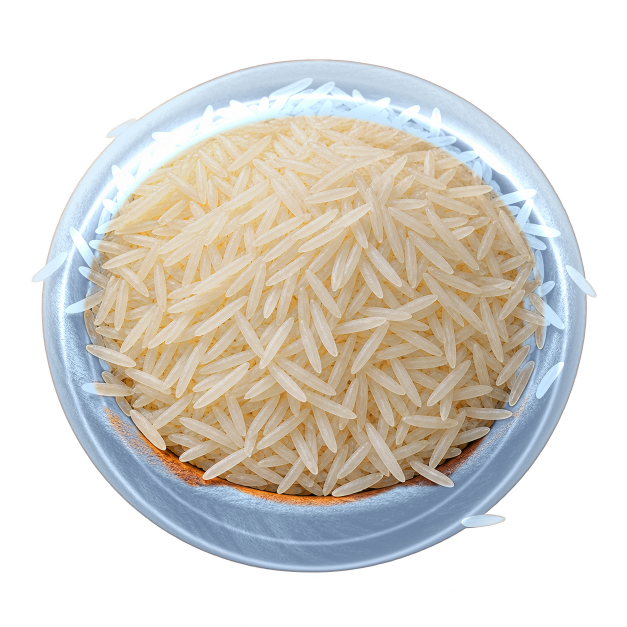
#> input picture scratch/rice_glass.png, 1254 x 1254 px, found by its file name (shown at 1/2 size)
$ python verify_all.py
#> lines starting #> are read from the running program, lines starting #| are printed output that depends on the picture
import numpy as np
from PIL import Image

files = [
    ('Rice (Glass)', 'scratch/rice_glass.png'),
    ('Coffee (Porcelain)', 'scratch/coffee_porcelain.png'),
    ('Dry Fruits (Copper)', 'scratch/dryfruit_copper.png'),
    ('Sugar (Obsidian)', 'scratch/sugar_obsidian.png'),
    ('Sugar (Glass)', 'scratch/sugar_glass.png'),
]

for title, path in files:
    img = Image.open(path)
#> img is the input picture: PIL image 1254x1254 RGBA; mean R, G, B, A 107.3, 103.1, 95.4, 141.4
    arr = np.array(img)
    alpha = arr[:, :, 3]
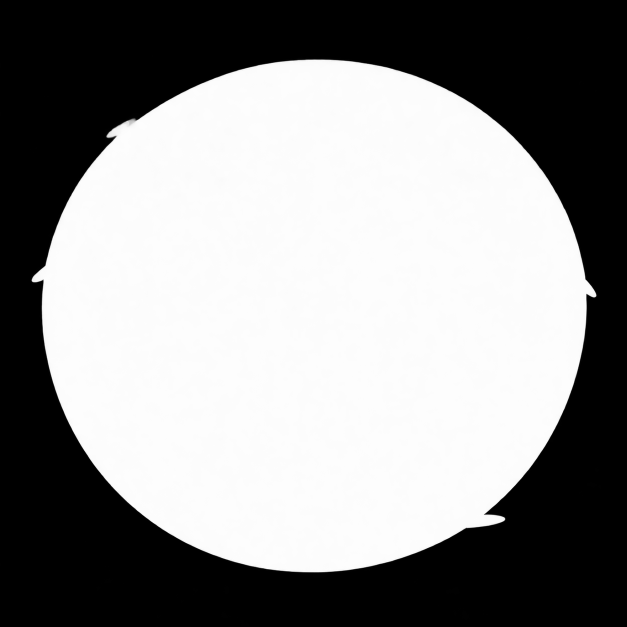
#> alpha: shape (1254, 1254) (shown at 1/2 size); min 0, max 255, mean 141.4
    rgb = arr[:, :, :3]
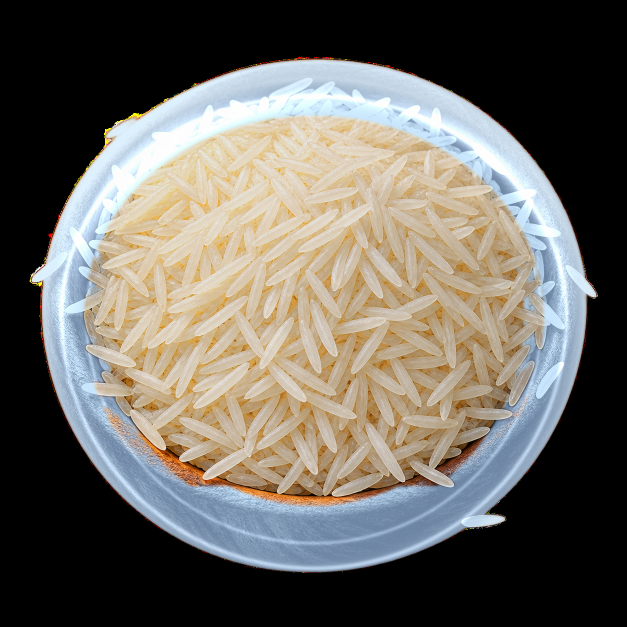
#> rgb: shape (1254, 1254, 3) (shown at 1/2 size); mean R, G, B 107.3, 103.1, 95.4
    ys, xs = np.where(alpha > 30)
    cx = (xs.min() + xs.max()) / 2.0
#> cx = 627.5
    cy = (ys.min() + ys.max()) / 2.0
#> cy = 631

    # Outer rim color: r between 480 and 520
    y_grid, x_grid = np.indices(alpha.shape)
    r = np.sqrt((x_grid - cx)**2 + (y_grid - cy)**2)
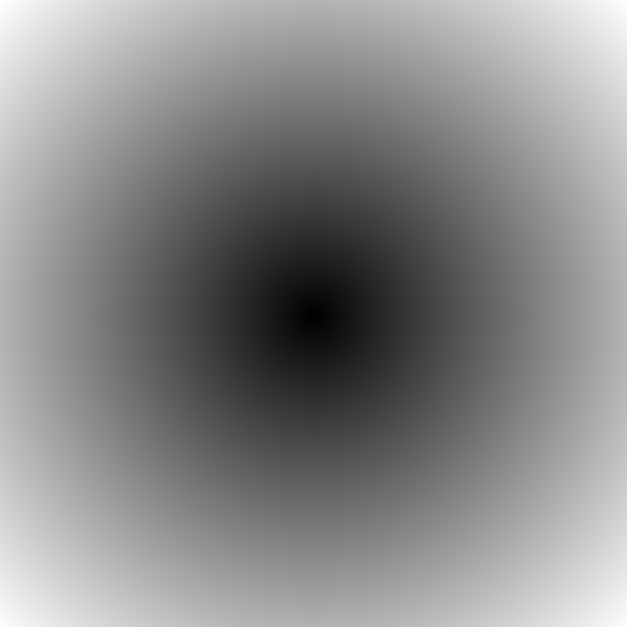
#> r: shape (1254, 1254) float64 (shown at 1/2 size); min 0.5, max 889.9, mean 479.8; drawn with min black and max white
    rim_pixels = rgb[(r >= 480) & (r <= 520) & (alpha > 100)]
    mean_rim = rim_pixels.mean(axis=0).astype(int)
#> mean_rim = [177, 197, 217]

    print(f"{title}: size={img.size}, mode={img.mode}, center=({cx:.1f}, {cy:.1f}), rim mean RGB={mean_rim}")
#| Rice (Glass): size=(1254, 1254), mode=RGBA, center=(627.5, 631.0), rim mean RGB=[177 197 217]
#> (the run stopped early here; a loop or call above may not have finished)
